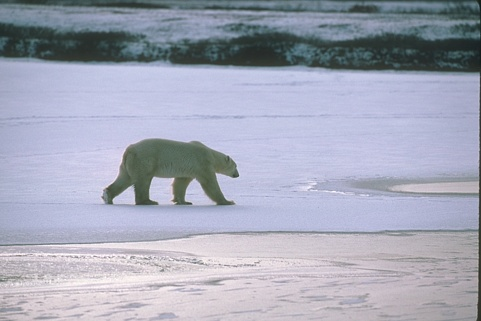
%> input picture Codes/MaxFlowMinFlow_alpha-beta/Images/100007.jpg, 481 x 321 px
$ octave Otsu.m   (GNU Octave 9; MATLAB toolbox functions it lacks are replaced by stand-ins)
%> lines starting %> are read from the running program, lines starting %| are printed output that depends on the picture; in (x1, y1, x2, y2) boxes, pixels count from 0 and x2, y2 are one past the last pixel; in counts of white or black regions, pixels touching at a corner belong together; the program's own positions count from 1
I = imread('100007.jpg');
%> I is the input picture: size 321x481x3 uint8; mean R, G, B 164.2, 167.6, 183.7
%I = imnoise(I,'salt & pepper');
tic
k = 1;
level = multithresh(rgb2gray(I), k);
%> level = 139
subplot(1,3,1); imshow(I)
title('Original Image');
subplot(1,3,2); histogram(I, 'BinWidth', 0.001)
%> after `histogram(I, 'BinWidth', 0.001)`:
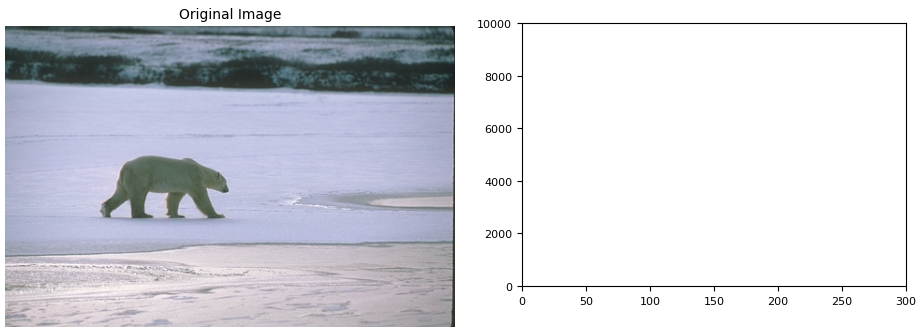
%> figure redrawn from the program's plot data, 2 panels
subplot(1,3,2); histogram(I, 'BinWidth', 1)
title('Histogram of Pixel Brightness');
xlabel('Pixel Brightness');
ylabel('Number of Pixels');
if(k == 1)
hold on; subplot(1,3,2); plot(double(200)*ones(1,2501), 0:1:2500);
end
otsu_L = imquantize(rgb2gray(I),level);
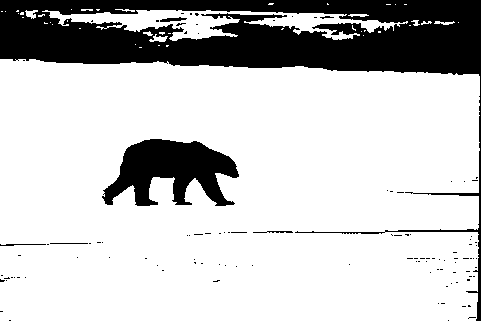
%> otsu_L: size 321x481 double; values 1 (black) and 2 (white), 78% white; 108 black regions (101 under 20 px), largest, box (x1, y1, x2, y2) and area: (0, 0, 481, 321) 28031, (102, 139, 239, 206) 5429, (160, 17, 187, 22) 77

subplot(1,3,3); imagesc(otsu_L);
%> after `imagesc(otsu_L)`:
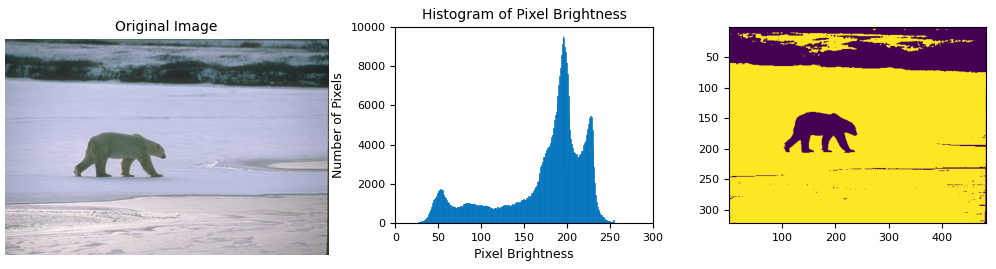
%> figure redrawn from the program's plot data, 3 panels
toc

$ run again, with Codes/MaxFlowMinFlow_alpha-beta/Images/113016.jpg copied over Codes/MaxFlowMinFlow_alpha-beta/Images/100007.jpg
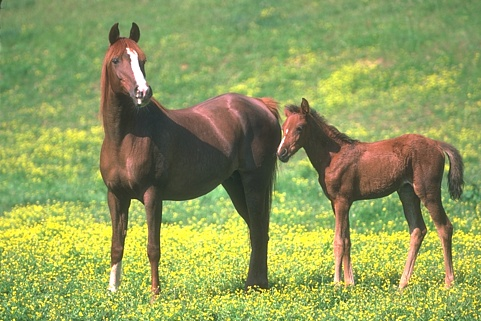
%> input picture Codes/MaxFlowMinFlow_alpha-beta/Images/113016.jpg, 481 x 321 px
%> I is the input picture: size 321x481x3 uint8; mean R, G, B 144.6, 157.9, 90.8
%> level = 125
%> `otsu_L = imquantize(rgb2gray(I),level);`:
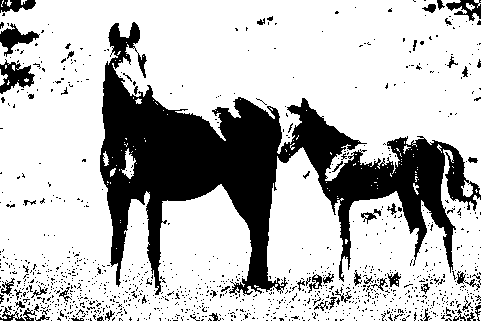
%> otsu_L: size 321x481 double; values 1 (black) and 2 (white), 74.4% white; 1162 black regions (1102 under 20 px), largest, box (x1, y1, x2, y2) and area: (100, 22, 481, 296) 32157, (0, 59, 35, 94) 624, (0, 23, 40, 57) 528
%> `imagesc(otsu_L)`:
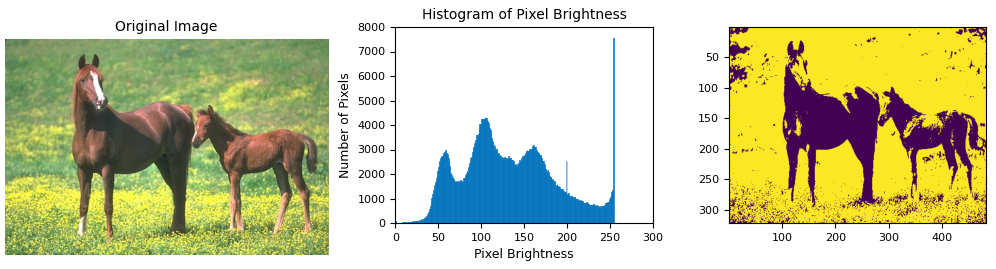
%> figure redrawn from the program's plot data, 3 panels

$ run again, with Codes/MaxFlowMinFlow_alpha-beta/Images/138078.jpg copied over Codes/MaxFlowMinFlow_alpha-beta/Images/100007.jpg
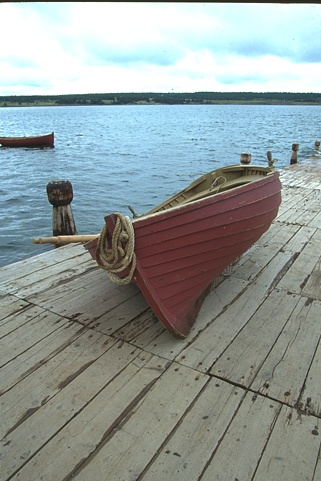
%> input picture Codes/MaxFlowMinFlow_alpha-beta/Images/138078.jpg, 321 x 481 px
%> I is the input picture: size 481x321x3 uint8; mean R, G, B 145.6, 155.2, 153.2
%> level = 167
%> `otsu_L = imquantize(rgb2gray(I),level);`:
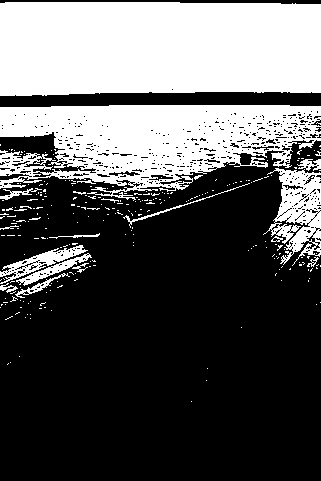
%> otsu_L: size 481x321 double; values 1 (black) and 2 (white), 35.1% white; 263 white regions (244 under 20 px), largest, box (x1, y1, x2, y2) and area: (0, 2, 321, 96) 29137, (0, 105, 321, 201) 18801, (263, 168, 321, 266) 2818
%> `imagesc(otsu_L)`:
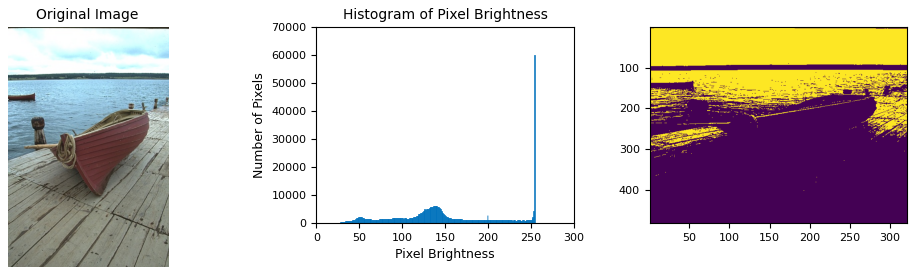
%> figure redrawn from the program's plot data, 3 panels

$ run again, with Codes/MaxFlowMinFlow_alpha-beta/Images/157087.jpg copied over Codes/MaxFlowMinFlow_alpha-beta/Images/100007.jpg
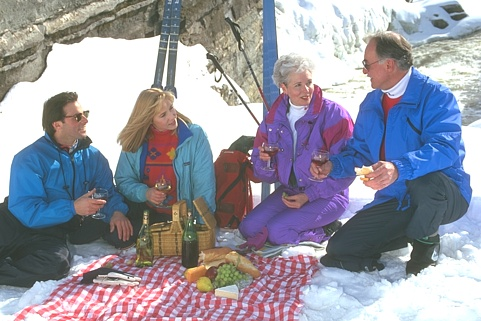
%> input picture Codes/MaxFlowMinFlow_alpha-beta/Images/157087.jpg, 481 x 321 px
%> I is the input picture: size 321x481x3 uint8; mean R, G, B 151.8, 151.4, 163.3
%> level = 168
%> `otsu_L = imquantize(rgb2gray(I),level);`:
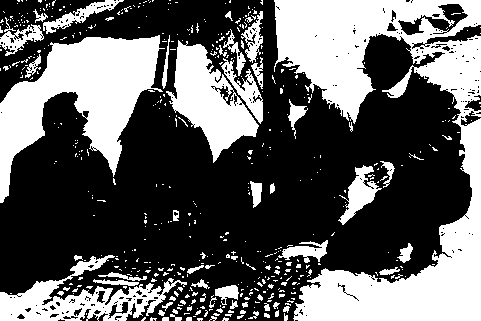
%> otsu_L: size 321x481 double; values 1 (black) and 2 (white), 37.7% white; 500 white regions (440 under 20 px), largest, box (x1, y1, x2, y2) and area: (274, 0, 481, 321) 26994, (0, 35, 165, 203) 11938, (166, 40, 259, 163) 5048
%> `imagesc(otsu_L)`:
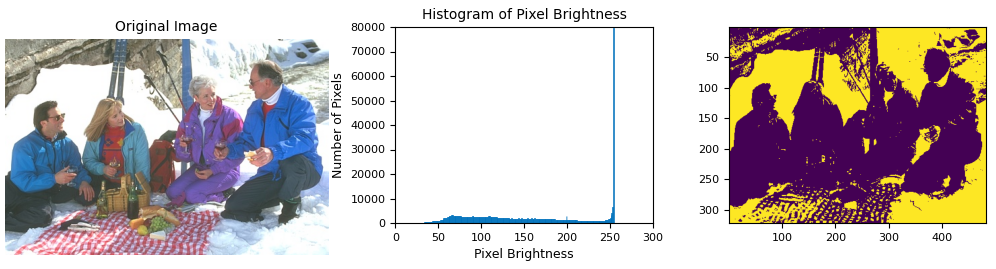
%> figure redrawn from the program's plot data, 3 panels
